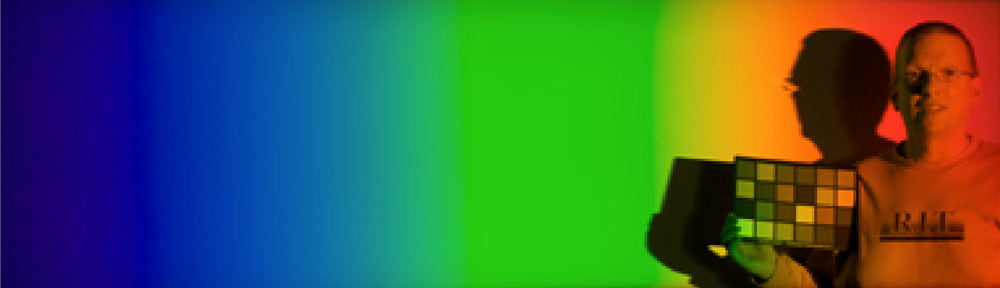
%> input picture 1-1.png, 1000 x 288 px, shrunk from 2094 x 604 before the run
$ octave VonKries.m   (GNU Octave 9; MATLAB toolbox functions it lacks are replaced by stand-ins)
%> lines starting %> are read from the running program, lines starting %| are printed output that depends on the picture
### srgb2xyz.m
function XYZ=srgb2xyz(RGB)
% sRGB2XYZ: calculates XYZ tristimulus values from IEC:61966 sRGB
%
%   Colour Engineering Toolbox
%   author:    © Phil Green
%   version:   1.1
%   date:  	   17-01-2001
%   book:      http://www.wileyeurope.com/WileyCDA/WileyTitle/productCd-0471486884.html
%   web:       http://www.digitalcolour.org

% define 3x3 matrix
M =[0.4124,0.3576,0.1805
0.2126,0.7152,0.0722
0.0193,0.1192,0.9505];

if ischar(RGB)
   rgb=dlmread(RGB,'\t');
elseif isnumeric(RGB)
   rgb=RGB;
else
   error('No valid input data')
end

%scale device coordinates
sR=rgb(:,1)./255;
sG=rgb(:,2)./255;
sB=rgb(:,3)./255;

%test for non-linear part of conversion
i=find(sR<=0.03928);j=find(sG<=0.03928);k=find(sB<=0.03928);

%apply gamma function to convert to sRGB
sr=((sR+0.055)./1.055).^2.4;
sg=((sG+0.055)./1.055).^2.4;
sb=((sB+0.055)./1.055).^2.4;

sr(i)=sR(i)./12.92;
sg(j)=sG(j)./12.92;
sb(k)=sB(k)./12.92;
sRGB=[sr,sg,sb];

XYZ=(M*sRGB')'.*100;

### methodone.m
function RGB_illuminant = methodone(input)
im = input;
[M,N,K] = size(im);
im = double(reshape(im, M*N,K));
% sRGB to XYZ
XYZ = srgb2xyz(im);
% XYZ to Cone space
M_HPE = [0.38971, 0.69989, -0.07868; -0.22981, 1.18340, 0.04641; 0 0 1];

LMS = (M_HPE*XYZ')';

%Achromatic channel
A = 2*LMS(:,1)+LMS(:,2)+(1/20)*LMS(:,3);

% Let's find where in the image is the max A
A_reshaped = reshape(A, [M, N]);
[maxColumnValues, rowIndices] = max(A_reshaped);  % Maximums of each column
[maxValue, col] = max(maxColumnValues);  % Overall maximum and its column
row = rowIndices(col);  % The row index of the overall maximum

% Let's find the RGB value of that pixel
RGB_illuminant = input(row, col, :);

### VonKries.m
clear all
clc
% This Matlab Script is primarily for von Kries Chromatic adaptation
% experimentint the three methods for finding the brightest object

% Method 1, matrix gives you the RGB of the pixel with highest Achromatic
% channel
imagenames = {"1-1.png",'1-2.png','1-3.png','5.png','Lab2_5-1_2.jpg','Lab2_5-1_3.jpg','Lab2_5-1_4.jpg'};
for i=1:length(imagenames)
    image = imread(imagenames{i});
%> image is the input picture: size 288x1000x3 uint8; mean R, G, B 61, 96.7, 69.7
    [m,n,k] = size(image);
%> m = 288; n = 1000; k = 3
    im_reshaped = double(reshape(image, m*n,k));
    % sRGB to XYZ
    XYZ_source_image = srgb2xyz(im_reshaped);
%> in srgb2xyz, `i=find(sR<=0.03928)`: i = 51836 values from 289 to 265053
%> in srgb2xyz, `j=find(sG<=0.03928)`: j = 52140 values from 289 to 278539
%> in srgb2xyz, `k=find(sB<=0.03928)`: k = 64804 values from 172224 to 288000

    % Source illumination
    RGB_source_ill = methodone(image);
%> in methodone, `A_reshaped = reshape(A, [M, N]);`:
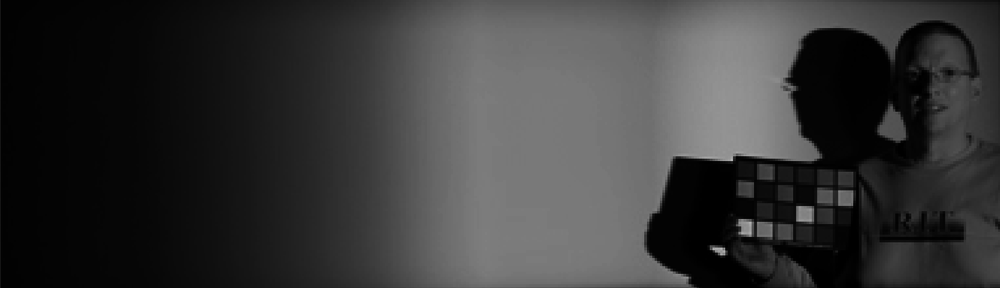
%> A_reshaped: size 288x1000 double; min 0, max 188.6, mean 55.4
%> in methodone, `[maxColumnValues, rowIndices] = max(A_reshaped);`: maxColumnValues = 1000 values, max 188.6 at index 722, min 2.56 at index 2, mean 78.45; rowIndices = 1000 values, max 273 at index 671, min 19 at index 922, mean 146.2
%> in methodone, `[maxValue, col] = max(maxColumnValues);`: maxValue = 188.6; col = 722
%> in methodone, `row = rowIndices(col);`: row = 249
%> in methodone, `RGB_illuminant = input(row, col, :);`: RGB_illuminant = [243 201 21]
%> RGB_source_ill = [243 201 21]
    XYZ_source_ill = srgb2xyz(double(RGB_source_ill));
%> XYZ_source_ill = [57.98 60.88 9.4]
    M = [0.38971, 0.69989, -0.07868; -0.22981, 1.18340, 0.04641; 0 0 1];
    LMS_source_ill = (M*(XYZ_source_ill)')';
%> LMS_source_ill = [64.47 59.16 9.4]

    % Destination illumination is D65
    XYZ_destination_ill = [95.04,100,108.89];
    LMS_destination_ill = (M*(XYZ_destination_ill)')';

    % Von Kries Chromatic Adaptation
    % Conversion from XYZ of source to XYZ of destination
    M_conversion = inv(M)*...
        [LMS_destination_ill(1)./LMS_source_ill(1) 0 0;...
        0 LMS_destination_ill(2)./LMS_source_ill(2) 0;...
        0 0 LMS_destination_ill(3)./LMS_source_ill(3)]*M;
%> M_conversion = [1.58 -0.252 2.02; -0.0273 1.67 0.00542; 0 0 11.58]

    XYZ_destination_image = (M_conversion*XYZ_source_image')';
%> (the run ends here)

$ run again, with Lab2_5-1_1.jpg saved as 1-1.png
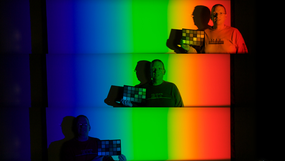
%> input picture Lab2_5-1_1.jpg, 285 x 161 px, shrunk from 600 x 338 before the run
%> image is the input picture: size 161x285x3 uint8; mean R, G, B 45.7, 56.6, 40
%> i = 30480 values from 1 to 45885
%> j = 22227 values from 1 to 45885
%> in srgb2xyz, `k=find(sB<=0.03928)`: k = 24952 values from 1 to 45885
%> in methodone, `A_reshaped = reshape(A, [M, N]);`:
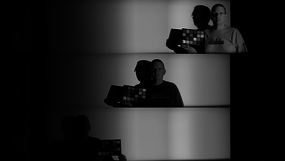
%> A_reshaped: size 161x285 double; min 0, max 183.1, mean 36.1
%> maxColumnValues = 285 values, max 183.1 at index 185, min 0 at index 270, mean 55.29; rowIndices = 285 values, max 161 at index 255, min 1 at index 270, mean 103.7
%> maxValue = 183.1; col = 185
%> row = 43
%> RGB_illuminant = [145 230 0]
%> XYZ_source_ill = [39.97 62.61 9.98]
%> LMS_source_ill = [58.62 65.37 9.98]
%> M_conversion = [1.65 0.168 1.87; 0.0182 1.59 -0.00375; 0 0 10.91]
